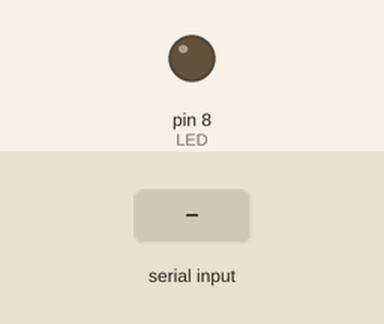
A sketch run on a simulated Arduino Uno, built with avr-gcc and run on an emulated ATmega328P. Parts: output pins drawn as LEDs (lit = HIGH). The test bench sets the inputs (shaded band).

Above: at 1.2 s.
1.3 s: "1" received over Serial
At 1.6 s:
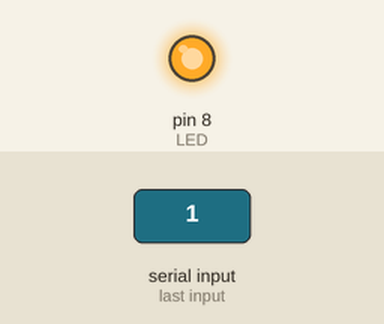
Timing chart, 0 to 5.8 s (numbered marks = the images above; inputs shaded):
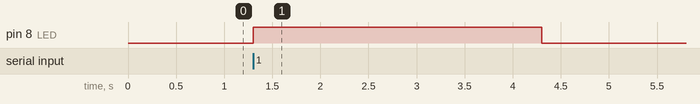

The sketch:

funcoes.ino
```cpp
const int LED = 8;

void setup() {
  Serial.begin(9600);
  pinMode(LED, OUTPUT);
}

void loop() {
  if (Serial.available()) {
    char valor = Serial.read();
    if (valor == '1') {
      digitalWrite(LED, HIGH);
      delay(3000);
      digitalWrite(LED, LOW);
    }
  }
}
```

Measured:
- after the input at 1.3 s, pin 8 (LED): LOW → HIGH at once, → LOW 3.0 s later
